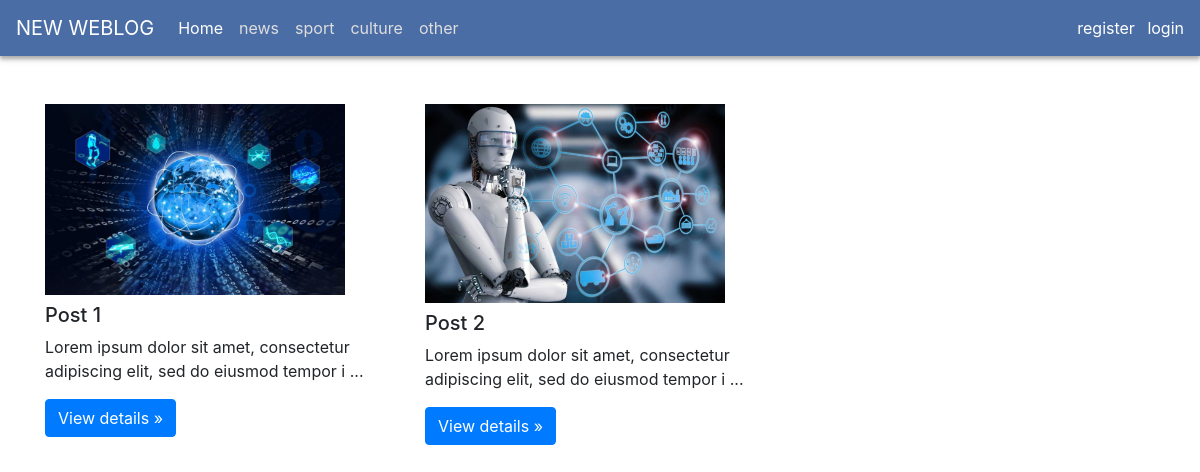
The page / on the database its author committed.
### tables this page shows
CREATE TABLE `categories` (
  `id` int(11) NOT NULL,
  `name` varchar(255) NOT NULL,
  `created_at` datetime NOT NULL,
  `updated_at` datetime DEFAULT NULL
);

CREATE TABLE `posts` (
  `id` int(11) NOT NULL,
  `title` varchar(255) NOT NULL,
  `body` text NOT NULL,
  `cat_id` int(11) NOT NULL,
  `status` tinyint(4) NOT NULL DEFAULT 1,
  `image` text NOT NULL,
  `created_at` datetime NOT NULL,
  `updated_at` datetime DEFAULT NULL
);

### functions/helpers.php (called while the page is built, shortened)
<?php
function asset($file){
    return trim(BASE_URL,'/ ').'/'.trim($file,'/ ');
}
function url($url){
    return trim(BASE_URL,'/ ').'/'.trim($url,'/ ');
}

### index.php (the view, shortened to what this page needs)
<?php
require_once 'functions/helpers.php';
require_once 'functions/pdo_connection.php';
?>
<!DOCTYPE html>
<html lang="en">
<head>
    <link rel="stylesheet" href="<?= asset('assets/css/bootstrap.min.css') ?>" media="all" type="text/css">
    <link rel="stylesheet" href="<?= asset('assets/css/style.css') ?>" media="all" type="text/css">
</head>
<body>
<section id="app">
    <?php require_once "layouts/top-nav.php"?>
    <section class="container my-5">
        <section class="row">
           <?php
           global $pdo;
           $query = "SELECT * FROM php_project.posts WHERE status = 1;";
           $statment = $pdo->prepare($query);
           $statment->execute();
           $posts = $statment->fetchAll();
           foreach ($posts as $post){ ?>
                <section class="col-md-4">
                    <section class="mb-2 overflow-hidden" style="max-height: 15rem;">
                        <img class="img-fluid" src="<?= asset($post->image) ?>" alt="<?= $post->title ?>" width="300" height="300">
                    </section>
                    <h2 class="h5 text-truncate"><?= $post->title ?></h2>
                    <p><?= substr($post->body,0,80).' ...' ?></p>
                    <p><a class="btn btn-primary" href="<?= url('detail.php').'?post_id='.$post->id ?>" role="button">View details »</a></p>
                </section>
            <?php } ?>
        </section>
    </section>
</section>
</body>
</html>

### layouts/top-nav.php (shortened to what this page needs)
<link rel="stylesheet" href="<?= asset('assets/css/bootstrap.min.css') ?>" media="all" type="text/css">
<link rel="stylesheet" href="<?= asset('assets/css/style.css') ?>" media="all" type="text/css">
<nav class="navbar navbar-expand-lg navbar-dark bg-blue ">
    <a class="navbar-brand " href="<?= url('index.php') ?>">NEW WEBLOG</a>
    <div class="collapse navbar-collapse " id="navbarSupportedContent ">
        <ul class="navbar-nav mr-auto ">
            <li class="nav-item active ">
                <a class="nav-link " href="<?= url('index.php') ?>">Home <span class="sr-only ">(current)</span></a>
            </li>
            <?php
            global $pdo;
            $query = "SELECT * FROM php_project.categories";
            $statment = $pdo->prepare($query);
            $statment->execute();
            $categories = $statment->fetchAll();
            foreach ($categories as $category){?>
            <li class="nav-item ">
                <a class="nav-link " href="<?= url('category.php?cat_id='.$category->id) ?>"><?= $category-> name?></a>
            </li>
            <?php } ?>
        </ul>
    </div>
    <section class="d-inline ">
        <?php if(!isset($_SESSION['user'])){ ?>
        <a class="text-decoration-none text-white px-2 " href="<?= url('auth/register.php')?>">register</a>
        <a class="text-decoration-none text-white " href="<?= url('auth/login.php')?>">login</a>
        <?php }else{ ?>
            <a class="text-decoration-none text-white px-2 " href="<?= url('panel') ?>">Panel</a>
            <a class="text-decoration-none text-white px-2 " href="<?= url('auth/logout.php')?>">logout</a>
        <?php } ?>
    </section>
</nav>

### assets/css/style.css (style rules this page uses)
.bg-blue { background-color: rgb(74,109,165); box-shadow: 0px 3px 4px #aaaaaa, 0px 4px 8px #ededed; }
.nav-link { color: #dedede!important; }
.active > .nav-link { color: #ffffff!important; }

### rows shown on the page
categories: name "news"
categories: name "sport"
categories: name "culture"
categories: name "other"
posts: image (picture), title "Post 1", body "Lorem ipsum dolor sit amet, consectetur adipiscing elit, sed do eiusmod tempor i"
posts: image (picture), title "Post 2", body "Lorem ipsum dolor sit amet, consectetur adipiscing elit, sed do eiusmod tempor i"
